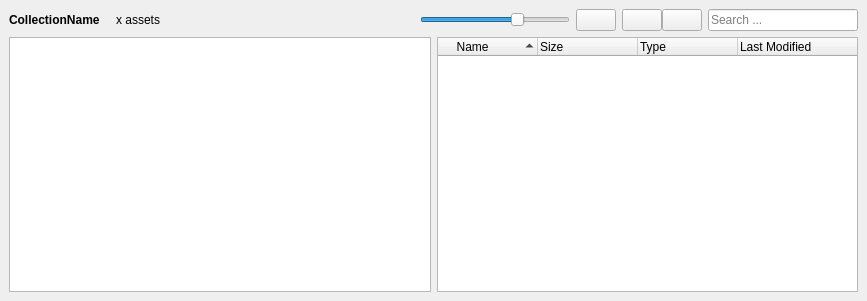
<?xml version="1.0" encoding="UTF-8"?>
<ui version="4.0">
 <class>assetViewWidget</class>
 <widget class="QWidget" name="assetViewWidget">
  <property name="geometry">
   <rect>
    <x>0</x>
    <y>0</y>
    <width>867</width>
    <height>301</height>
   </rect>
  </property>
  <property name="windowTitle">
   <string>Form</string>
  </property>
  <layout class="QVBoxLayout" name="verticalLayout">
   <property name="spacing">
    <number>6</number>
   </property>
   <property name="leftMargin">
    <number>9</number>
   </property>
   <property name="topMargin">
    <number>9</number>
   </property>
   <property name="rightMargin">
    <number>9</number>
   </property>
   <property name="bottomMargin">
    <number>9</number>
   </property>
   <item>
    <layout class="QHBoxLayout" name="horizontalLayout_2">
     <item>
      <widget class="QLabel" name="collectionLabel">
       <property name="font">
        <font>
         <pointsize>9</pointsize>
         <weight>75</weight>
         <bold>true</bold>
        </font>
       </property>
       <property name="text">
        <string>CollectionName</string>
       </property>
      </widget>
     </item>
     <item>
      <spacer name="horizontalSpacer_2">
       <property name="orientation">
        <enum>Qt::Horizontal</enum>
       </property>
       <property name="sizeType">
        <enum>QSizePolicy::Fixed</enum>
       </property>
       <property name="sizeHint" stdset="0">
        <size>
         <width>10</width>
         <height>20</height>
        </size>
       </property>
      </spacer>
     </item>
     <item>
      <widget class="QLabel" name="itemCountLabel">
       <property name="text">
        <string>x assets</string>
       </property>
      </widget>
     </item>
     <item>
      <spacer name="horizontalSpacer">
       <property name="orientation">
        <enum>Qt::Horizontal</enum>
       </property>
       <property name="sizeHint" stdset="0">
        <size>
         <width>40</width>
         <height>20</height>
        </size>
       </property>
      </spacer>
     </item>
     <item>
      <widget class="QSlider" name="thumbnailSizeSlider">
       <property name="sizePolicy">
        <sizepolicy hsizetype="Fixed" vsizetype="Fixed">
         <horstretch>0</horstretch>
         <verstretch>0</verstretch>
        </sizepolicy>
       </property>
       <property name="minimumSize">
        <size>
         <width>150</width>
         <height>0</height>
        </size>
       </property>
       <property name="maximumSize">
        <size>
         <width>150</width>
         <height>16777215</height>
        </size>
       </property>
       <property name="minimum">
        <number>50</number>
       </property>
       <property name="maximum">
        <number>200</number>
       </property>
       <property name="value">
        <number>150</number>
       </property>
       <property name="orientation">
        <enum>Qt::Horizontal</enum>
       </property>
      </widget>
     </item>
     <item>
      <widget class="FlatButton" name="styleViewButton">
       <property name="text">
        <string/>
       </property>
       <property name="icon">
        <iconset resource="../resource/resource.qrc">
         <normaloff>:/icon/thumbnailView.svg</normaloff>:/icon/thumbnailView.svg</iconset>
       </property>
       <property name="icon1" stdset="0">
        <iconset resource="../resource/resource.qrc">
         <normaloff>:/icon/listView.svg</normaloff>:/icon/listView.svg</iconset>
       </property>
      </widget>
     </item>
     <item>
      <layout class="QHBoxLayout" name="horizontalLayout_3">
       <property name="spacing">
        <number>0</number>
       </property>
       <item>
        <widget class="FlatButton" name="changeCollectionButton">
         <property name="toolTip">
          <string>move the asset to another collection</string>
         </property>
         <property name="text">
          <string/>
         </property>
         <property name="icon">
          <iconset resource="../resource/resource.qrc">
           <normaloff>:/icon/changeCollection.png</normaloff>:/icon/changeCollection.png</iconset>
         </property>
        </widget>
       </item>
       <item>
        <widget class="FlatButton" name="removeButton">
         <property name="toolTip">
          <string>remove the asset</string>
         </property>
         <property name="text">
          <string/>
         </property>
         <property name="icon">
          <iconset resource="../resource/resource.qrc">
           <normaloff>:/icon/remove.png</normaloff>:/icon/remove.png</iconset>
         </property>
        </widget>
       </item>
      </layout>
     </item>
     <item>
      <widget class="QLineEdit" name="searchEdit">
       <property name="sizePolicy">
        <sizepolicy hsizetype="Fixed" vsizetype="Fixed">
         <horstretch>0</horstretch>
         <verstretch>0</verstretch>
        </sizepolicy>
       </property>
       <property name="minimumSize">
        <size>
         <width>150</width>
         <height>0</height>
        </size>
       </property>
       <property name="maximumSize">
        <size>
         <width>150</width>
         <height>16777215</height>
        </size>
       </property>
       <property name="placeholderText">
        <string>Search ...</string>
       </property>
      </widget>
     </item>
    </layout>
   </item>
   <item>
    <layout class="QHBoxLayout" name="horizontalLayout">
     <item>
      <widget class="QListWidget" name="thumbnailViewWidget">
       <property name="selectionMode">
        <enum>QAbstractItemView::ExtendedSelection</enum>
       </property>
       <property name="movement">
        <enum>QListView::Static</enum>
       </property>
       <property name="resizeMode">
        <enum>QListView::Adjust</enum>
       </property>
       <property name="spacing">
        <number>10</number>
       </property>
       <property name="viewMode">
        <enum>QListView::IconMode</enum>
       </property>
       <property name="wordWrap">
        <bool>true</bool>
       </property>
      </widget>
     </item>
     <item>
      <widget class="QTreeWidget" name="listViewWidget">
       <property name="selectionMode">
        <enum>QAbstractItemView::ExtendedSelection</enum>
       </property>
       <property name="indentation">
        <number>0</number>
       </property>
       <property name="rootIsDecorated">
        <bool>false</bool>
       </property>
       <property name="sortingEnabled">
        <bool>true</bool>
       </property>
       <property name="expandsOnDoubleClick">
        <bool>false</bool>
       </property>
       <column>
        <property name="text">
         <string>     Name</string>
        </property>
       </column>
       <column>
        <property name="text">
         <string>Size</string>
        </property>
       </column>
       <column>
        <property name="text">
         <string>Type</string>
        </property>
       </column>
       <column>
        <property name="text">
         <string>Last Modified</string>
        </property>
       </column>
      </widget>
     </item>
    </layout>
   </item>
  </layout>
 </widget>
 <customwidgets>
  <customwidget>
   <class>FlatButton</class>
   <extends>QPushButton</extends>
   <header>raphScripts.junkbox.component.flatButton.h</header>
  </customwidget>
 </customwidgets>
 <resources>
  <include location="../resource/resource.qrc"/>
 </resources>
 <connections/>
</ui>
